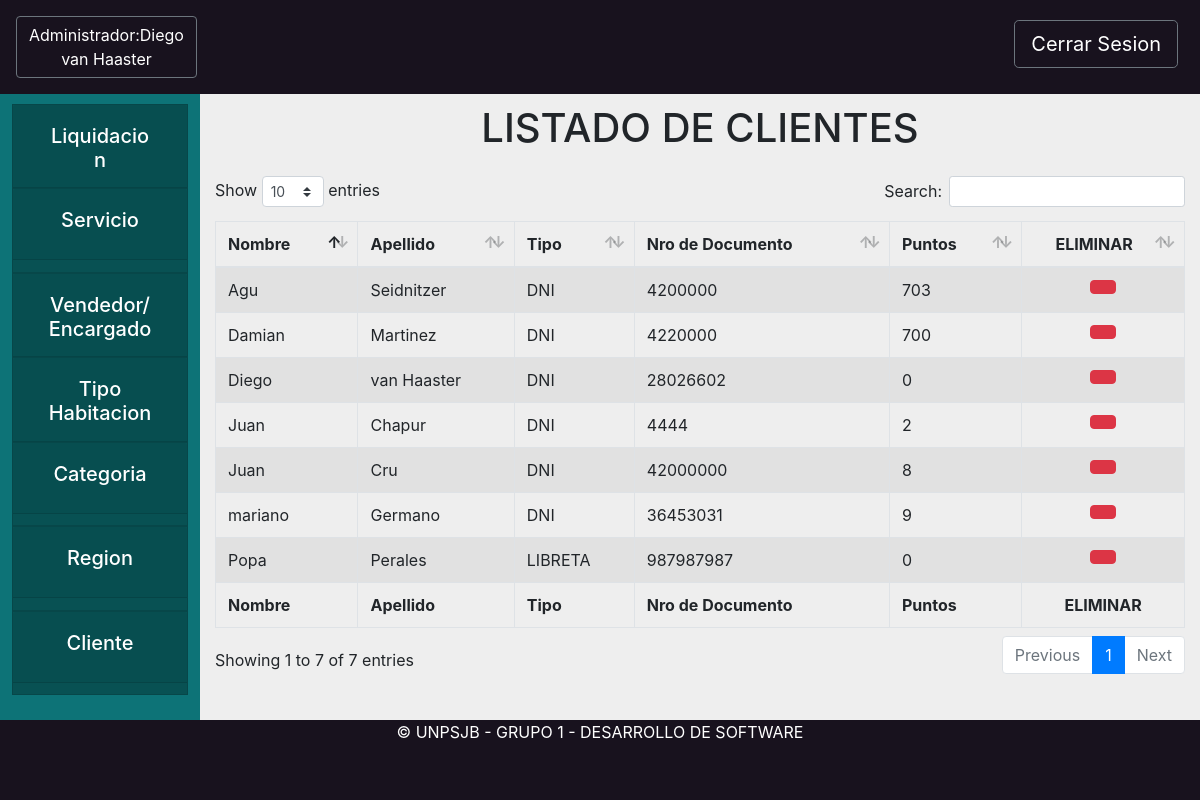
The page /core/clienteAdmin (signed in) on the database as committed earlier.
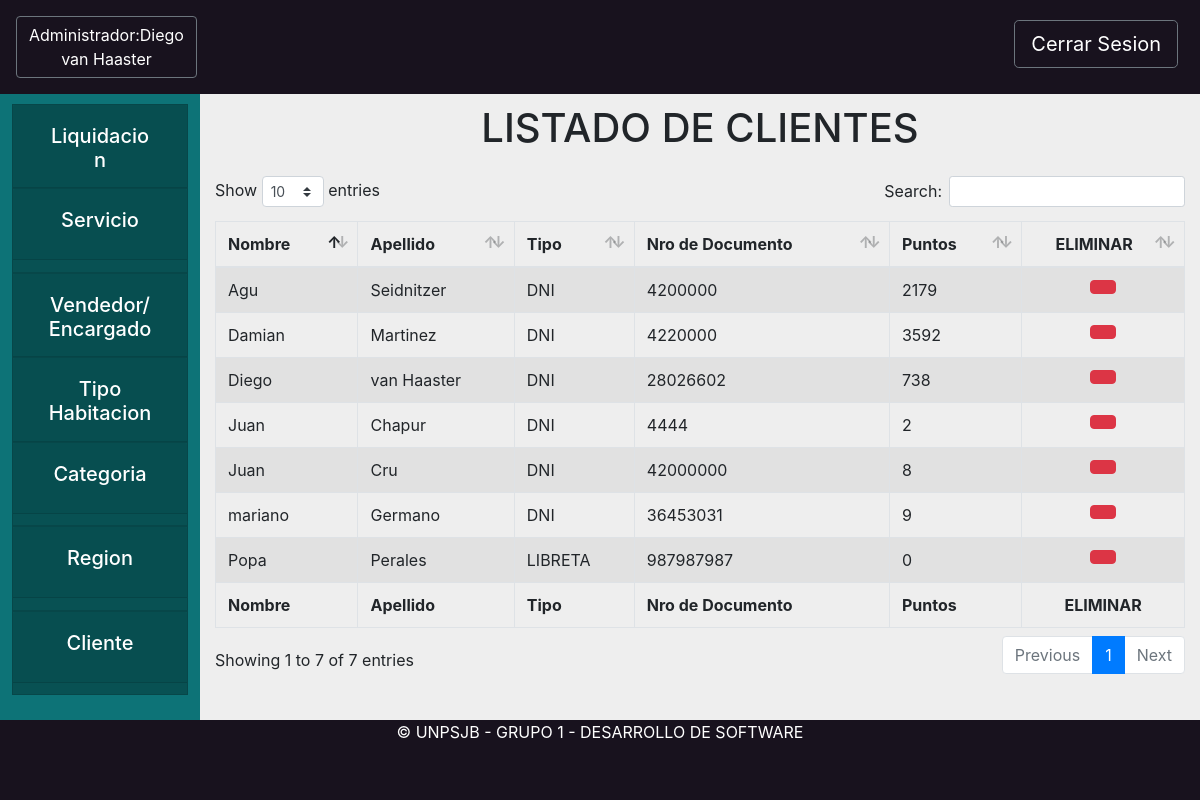
The same page on the database as committed later.
### core/models.py (models this page shows, shortened)
class Rol(models.Model):
    TIPO = 0
    TIPOS = [
        (0, "rol")
    ]
    persona = models.ForeignKey(Persona, related_name="roles", on_delete=models.CASCADE)
    tipo = models.PositiveSmallIntegerField(choices=TIPOS)

class Cliente(Rol):
    TIPO = 3
    bajaCliente = models.BooleanField(default=False) #Baja Logica
    puntos = models.PositiveIntegerField(default=0)

class Rol(models.Model):
    TIPO = 0
    TIPOS = [
        (0, "rol")
    ]
    persona = models.ForeignKey(Persona, related_name="roles", on_delete=models.CASCADE)
    tipo = models.PositiveSmallIntegerField(choices=TIPOS)

class Persona(models.Model):
    DNI = 0
    PASAPORTE = 1
    LIBRETA = 2
    TIPOS_DOCUMENTO = (
        (DNI, "DNI"),
        (PASAPORTE, "PASAPORTE"),
        (LIBRETA, "LIBRETA")
    )
    objects = PersonaManager.from_queryset(PersonaQuerySet)()
    tipo_documento = models.PositiveSmallIntegerField(choices=TIPOS_DOCUMENTO)
    documento = models.CharField(max_length=13)
    nombre = models.CharField(max_length=200)
    apellido = models.CharField(max_length=200)
    usuario = models.OneToOneField(User, null=True, blank=True, on_delete=models.SET_NULL)

### core/views.py (the view)
# urls.py: path('clienteAdmin', views.cliente, name='cliente'),
def cliente(request):
    personaInstancia = request.user.persona
    colClientes = Cliente.objects.all()
    return render(request, "core/clienteAdmin.html", {"colClientes": colClientes,"administrador":personaInstancia})

### core/templates/core/clienteAdmin.html (shortened to what this page needs)
{% extends 'base/base_administrador.html'%}
{% load static %}
{% block header %}
<button onclick="location.href='/core/homeAdministrador'" style="text-decoration:none"
    class="rounded-1 btn  btn-outline-secondary text-white ">Administrador:{% if administrador %}{{administrador.nombre}} {{administrador.apellido}}{% endif %}</button>
{% endblock header %}
{% block content %}
<center><h1 class="my-4">LISTADO DE CLIENTES</h1></center>
<div class="formularioRegion" id="vistaClientes">
    <table id="example1" class="table table-striped table-bordered" style="width:100%">
        <thead>
            <tr>
                <th>Nombre</th>
                <th>Apellido</th>
                <th>Tipo</th>
                <th>Nro de Documento</th>
                <th>Puntos</th>
                <th>
                    <Center>ELIMINAR</Center>
                </th>
            </tr>
        </thead>
        <tbody>
            {% for cliente in colClientes %}
            <tr>
                <td> {{cliente.persona.nombre}}</td>
                <td> {{cliente.persona.apellido}}</td>
                <td> {{cliente.persona.get_tipo_documento_display}}</td>
                <td> {{cliente.persona.documento}}</td>
                <td> {{cliente.puntos}}</td>
                <td>
                    <center>
                        {% if cliente.bajaCliente %}
                        <button type="button" class="btn btn-success" data-toggle="modal" data-target="#reciclarCliente"
                            onclick="abrir_modal('{% url 'core:modalReciclarCliente' cliente.pk %}','#reciclarCliente');"
                            title="Reciclar">
                            <i class="fas fa-recycle"></i>
                        </button>
                        {% else %}
                        <button type="button" class="btn btn-danger" data-toggle="modal" data-target="#eliminarCliente"
                            onclick="abrir_modal('{% url 'core:modalEliminarCliente' cliente.pk %}', '#eliminarCliente');" title="Eliminar">
                        </button>
                        {% endif %}
                    </center>
                </td>
            </tr>
            {% endfor %}
        </tbody>
        <tfoot>
            <tr>
                <th>Nombre</th>
                <th>Apellido</th>
                <th>Tipo</th>
                <th>Nro de Documento</th>
                <th>Puntos</th>
                <th>
                    <Center>ELIMINAR</Center>
                </th>
            </tr>
        </tfoot>
    </table>
</div>
{% endblock content %}

Rows that differ between the two databases and show on the page:
changed Cliente "Diego": puntos "0" → "738"
changed Cliente "Damian": puntos "700" → "3592"
changed Cliente "Agu": puntos "703" → "2179"
